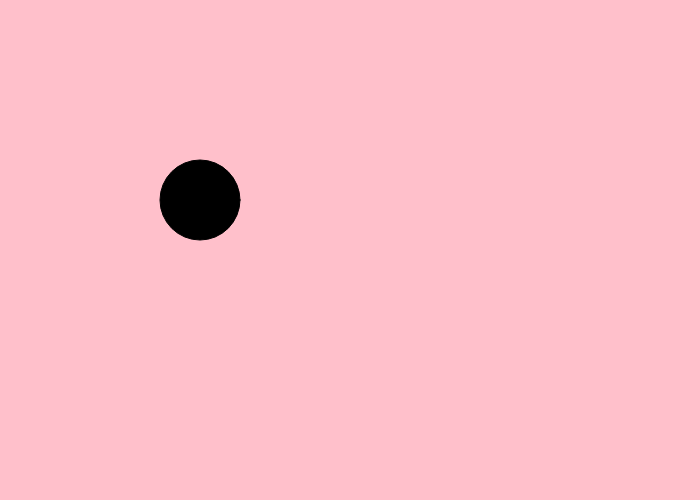
Frame 1 (no input)
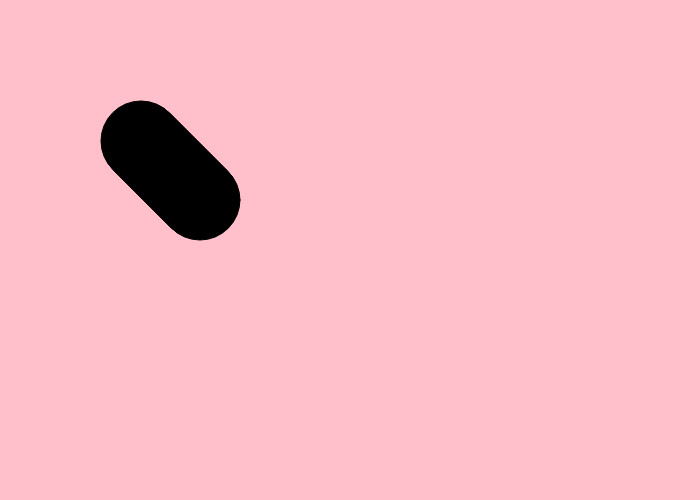
Frame 60 (no input)
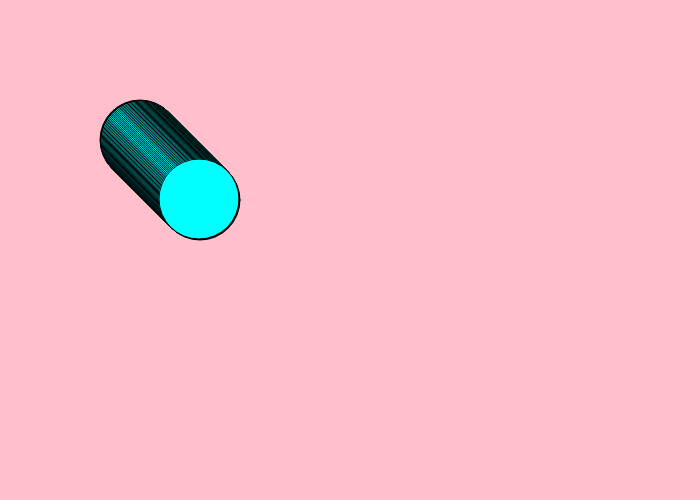
Frame 120 (the mouse pressed at the canvas centre since frame 60)

The p5.js sketch that drew these frames (run headless with seeded random() and noise() and a simulated clock; from frame 60 on, the mouse is pressed at the canvas centre):

// p5.js sketch
// ── sketch.js
let cor;
let posicaoHorizontal;//x
let posicaoVertical;//y

function setup() {
  
  createCanvas(700,500);
  background("pink");
  cor= color ("black")
  posicaoHorizontal = 200;
  posicaoVertical = 200;
}

function draw(){
  
  fill(cor);
  circle(posicaoHorizontal, posicaoVertical, 80);
  
  if(mouseX < posicaoHorizontal){
    posicaoHorizontal--;
  }
  
   if(mouseX > posicaoHorizontal){
    posicaoHorizontal++
   }
  
  if(mouseY < posicaoVertical){
    posicaoVertical--;
  }
  
  if(mouseY > posicaoVertical){
    posicaoVertical++;
  }
  
  if(mouseIsPressed){
    cor = color ("cyan");
  }
  
  
}
